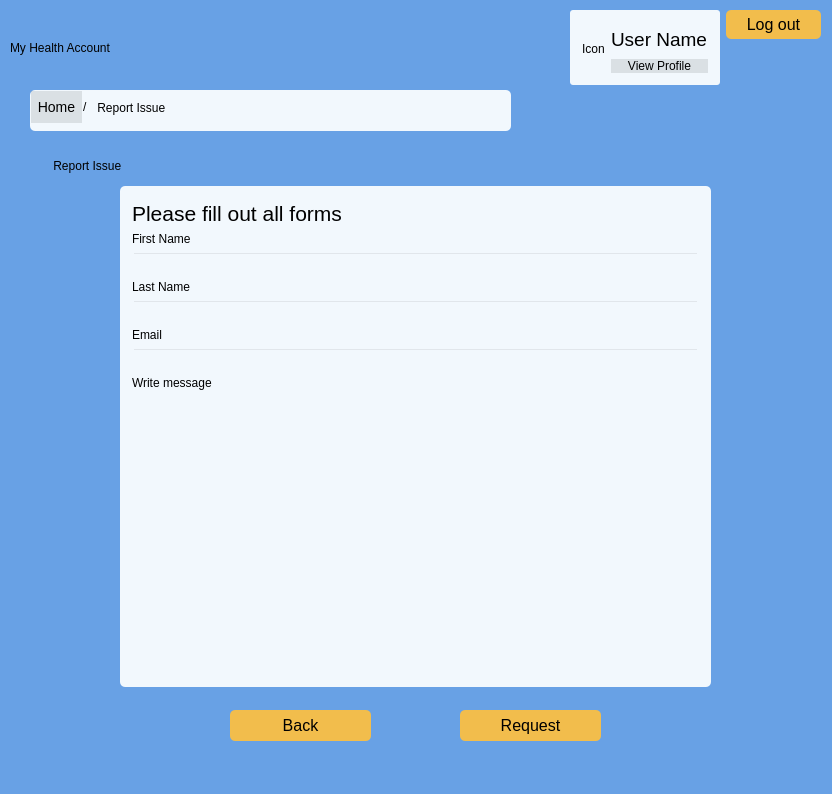
<?xml version="1.0" encoding="UTF-8"?>
<ui version="4.0">
 <class>UserReportIssue</class>
 <widget class="QDialog" name="UserReportIssue">
  <property name="geometry">
   <rect>
    <x>0</x>
    <y>0</y>
    <width>832</width>
    <height>794</height>
   </rect>
  </property>
  <property name="windowTitle">
   <string>Dialog</string>
  </property>
  <property name="styleSheet">
   <string notr="true">background-color: rgb(104, 161, 229);</string>
  </property>
  <widget class="QGroupBox" name="groupBox">
   <property name="geometry">
    <rect>
     <x>120</x>
     <y>186</y>
     <width>591</width>
     <height>501</height>
    </rect>
   </property>
   <property name="styleSheet">
    <string notr="true">QGroupBox { 
     border-radius: 5px; 
	background-color: rgb(242, 248, 253);
 } </string>
   </property>
   <property name="title">
    <string/>
   </property>
   <layout class="QVBoxLayout" name="verticalLayout_5">
    <item>
     <widget class="QLabel" name="label">
      <property name="font">
       <font>
        <family>.AppleSystemUIFont</family>
        <pointsize>16</pointsize>
        <italic>false</italic>
        <bold>false</bold>
       </font>
      </property>
      <property name="styleSheet">
       <string notr="true">font: 16pt &quot;.AppleSystemUIFont&quot;;
background-color: rgb(242, 248, 253, 0)</string>
      </property>
      <property name="text">
       <string>Please fill out all forms</string>
      </property>
     </widget>
    </item>
    <item>
     <layout class="QVBoxLayout" name="verticalLayout">
      <item>
       <widget class="QLabel" name="label_2">
        <property name="styleSheet">
         <string notr="true">background-color: rgb(242, 248, 253, 0)</string>
        </property>
        <property name="text">
         <string>First Name</string>
        </property>
       </widget>
      </item>
      <item>
       <widget class="QLineEdit" name="lineEditFirstName">
        <property name="styleSheet">
         <string notr="true">background-color: rgb(242, 248, 253, 0)</string>
        </property>
       </widget>
      </item>
     </layout>
    </item>
    <item>
     <layout class="QVBoxLayout" name="verticalLayout_2">
      <item>
       <widget class="QLabel" name="label_3">
        <property name="styleSheet">
         <string notr="true">background-color: rgb(242, 248, 253, 0)</string>
        </property>
        <property name="text">
         <string>Last Name</string>
        </property>
       </widget>
      </item>
      <item>
       <widget class="QLineEdit" name="lineEditLastName">
        <property name="styleSheet">
         <string notr="true">background-color: rgb(242, 248, 253, 0)</string>
        </property>
       </widget>
      </item>
     </layout>
    </item>
    <item>
     <layout class="QVBoxLayout" name="verticalLayout_3">
      <item>
       <widget class="QLabel" name="label_5">
        <property name="styleSheet">
         <string notr="true">background-color: rgb(242, 248, 253, 0)</string>
        </property>
        <property name="text">
         <string>Email</string>
        </property>
       </widget>
      </item>
      <item>
       <widget class="QLineEdit" name="lineEditEmail">
        <property name="styleSheet">
         <string notr="true">background-color: rgb(242, 248, 253, 0)</string>
        </property>
       </widget>
      </item>
     </layout>
    </item>
    <item>
     <layout class="QVBoxLayout" name="verticalLayout_4">
      <item>
       <widget class="QLabel" name="label_12">
        <property name="styleSheet">
         <string notr="true">background-color: rgb(242, 248, 253, 0)</string>
        </property>
        <property name="text">
         <string>Write message</string>
        </property>
       </widget>
      </item>
      <item>
       <widget class="QTextEdit" name="textEditMessage">
        <property name="styleSheet">
         <string notr="true">background-color: rgb(242, 248, 253, 0)</string>
        </property>
       </widget>
      </item>
     </layout>
    </item>
    <item>
     <layout class="QHBoxLayout" name="horizontalLayout_2"/>
    </item>
   </layout>
  </widget>
  <widget class="QLabel" name="label_7">
   <property name="geometry">
    <rect>
     <x>50</x>
     <y>150</y>
     <width>201</width>
     <height>31</height>
    </rect>
   </property>
   <property name="styleSheet">
    <string notr="true">font: 18pt &quot;.AppleSystemUIFont&quot;;
background-color: rgb(104, 161, 229);</string>
   </property>
   <property name="text">
    <string> Report Issue</string>
   </property>
  </widget>
  <widget class="QGroupBox" name="groupBox_2">
   <property name="geometry">
    <rect>
     <x>30</x>
     <y>90</y>
     <width>481</width>
     <height>41</height>
    </rect>
   </property>
   <property name="styleSheet">
    <string notr="true">QGroupBox { 
     border-radius: 5px; 
	background-color: rgb(242, 248, 253);
 } </string>
   </property>
   <property name="title">
    <string/>
   </property>
   <widget class="QLabel" name="label_9">
    <property name="geometry">
     <rect>
      <x>53</x>
      <y>9</y>
      <width>16</width>
      <height>16</height>
     </rect>
    </property>
    <property name="styleSheet">
     <string notr="true">background-color: rgb(242, 248, 253,0)</string>
    </property>
    <property name="text">
     <string>/</string>
    </property>
   </widget>
   <widget class="QLabel" name="label_10">
    <property name="geometry">
     <rect>
      <x>64</x>
      <y>10</y>
      <width>241</width>
      <height>16</height>
     </rect>
    </property>
    <property name="styleSheet">
     <string notr="true">background-color: rgb(242, 248, 253, 0)</string>
    </property>
    <property name="text">
     <string> Report Issue</string>
    </property>
   </widget>
   <widget class="QPushButton" name="pushButtonHome">
    <property name="geometry">
     <rect>
      <x>1</x>
      <y>1</y>
      <width>51</width>
      <height>32</height>
     </rect>
    </property>
    <property name="styleSheet">
     <string notr="true">QPushButton {
	background-color: rgb(0, 0, 0,0.1); 
	border: none; 
	color: rgb(0, 0, 0); 
	font: 14px;
} 

QPushButton:hover { 
	background-color: rgb(0, 0, 0, 0.1); 
	border: none; 
	color: rgb(0, 43, 255); 
}</string>
    </property>
    <property name="text">
     <string>Home</string>
    </property>
   </widget>
  </widget>
  <widget class="QPushButton" name="pushButtonBack">
   <property name="geometry">
    <rect>
     <x>230</x>
     <y>710</y>
     <width>141</width>
     <height>31</height>
    </rect>
   </property>
   <property name="styleSheet">
    <string notr="true">QPushButton {
    background-color: rgb(242, 189, 76); 
    border: none;
     border-radius: 5px; 
    color: rgb(0, 0, 0); 
    font: 16px;
} 

QPushButton:hover { 
    background-color: rgb(245, 149, 66); 
    border: none; 
    border-radius: 5px; 
    color: rgb(0, 43, 255); 
    padding: 5 20px;
}
</string>
   </property>
   <property name="text">
    <string>Back</string>
   </property>
  </widget>
  <widget class="QPushButton" name="pushButtonRequest">
   <property name="geometry">
    <rect>
     <x>460</x>
     <y>710</y>
     <width>141</width>
     <height>31</height>
    </rect>
   </property>
   <property name="styleSheet">
    <string notr="true">QPushButton {
    background-color: rgb(242, 189, 76); 
    border: none;
     border-radius: 5px; 
    color: rgb(0, 0, 0); 
    font: 16px;
} 

QPushButton:hover { 
    background-color: rgb(245, 149, 66); 
    border: none; 
    border-radius: 5px; 
    color: rgb(0, 43, 255); 
    padding: 5 20px;
}
</string>
   </property>
   <property name="text">
    <string>Request</string>
   </property>
  </widget>
  <widget class="QWidget" name="layoutWidget_2">
   <property name="geometry">
    <rect>
     <x>10</x>
     <y>10</y>
     <width>811</width>
     <height>75</height>
    </rect>
   </property>
   <layout class="QHBoxLayout" name="horizontalLayout_3">
    <item>
     <widget class="QLabel" name="label_4">
      <property name="styleSheet">
       <string notr="true">font: 30pt &quot;.AppleSystemUIFont&quot;;
background-color: rgb(104, 161, 229);</string>
      </property>
      <property name="text">
       <string>My Health Account </string>
      </property>
     </widget>
    </item>
    <item>
     <spacer name="horizontalSpacer">
      <property name="orientation">
       <enum>Qt::Horizontal</enum>
      </property>
      <property name="sizeHint" stdset="0">
       <size>
        <width>368</width>
        <height>20</height>
       </size>
      </property>
     </spacer>
    </item>
    <item>
     <widget class="QGroupBox" name="groupBox_6">
      <property name="styleSheet">
       <string notr="true">QGroupBox { 
     border-radius: 3px; 
	background-color: rgb(242, 248, 253);
 } </string>
      </property>
      <property name="title">
       <string/>
      </property>
      <layout class="QGridLayout" name="gridLayout_2">
       <item row="0" column="0">
        <widget class="QLabel" name="labelIconUser">
         <property name="styleSheet">
          <string notr="true">background-color: rgb(242, 248, 253,0)</string>
         </property>
         <property name="text">
          <string>Icon</string>
         </property>
        </widget>
       </item>
       <item row="0" column="1">
        <layout class="QVBoxLayout" name="verticalLayout_6">
         <item>
          <widget class="QLabel" name="labelUserName">
           <property name="font">
            <font>
             <family>.AppleSystemUIFont</family>
             <pointsize>14</pointsize>
             <italic>false</italic>
             <bold>false</bold>
            </font>
           </property>
           <property name="styleSheet">
            <string notr="true">font: 14pt &quot;.AppleSystemUIFont&quot;;
background-color: rgb(242, 248, 253,0)</string>
           </property>
           <property name="text">
            <string>User Name</string>
           </property>
          </widget>
         </item>
         <item>
          <widget class="QPushButton" name="pushButtonViewProfile">
           <property name="layoutDirection">
            <enum>Qt::LeftToRight</enum>
           </property>
           <property name="styleSheet">
            <string notr="true">QPushButton {
	background-color: rgb(0, 0, 0,0.1); 
	border: none; 
	color: rgb(0, 0, 0); 
	font: 12px;
} 

QPushButton:hover { 
	background-color: rgb(0, 0, 0, 0.1); 
	border: none; 
	color: rgb(0, 43, 255); 
}</string>
           </property>
           <property name="text">
            <string>View Profile</string>
           </property>
          </widget>
         </item>
        </layout>
       </item>
      </layout>
     </widget>
    </item>
    <item>
     <layout class="QVBoxLayout" name="verticalLayout_7">
      <item>
       <widget class="QPushButton" name="pushButtonLogout">
        <property name="styleSheet">
         <string notr="true">QPushButton {
    background-color: rgb(242, 189, 76); 
    border: none;
     border-radius: 5px; 
    color: rgb(0, 0, 0); 
    font: 16px;
	padding: 5 20px;
} 

QPushButton:hover { 
    background-color: rgb(245, 149, 66); 
    border: none; 
    border-radius: 5px; 
    color: rgb(0, 43, 255); 
}</string>
        </property>
        <property name="text">
         <string>Log out</string>
        </property>
       </widget>
      </item>
      <item>
       <spacer name="verticalSpacer">
        <property name="orientation">
         <enum>Qt::Vertical</enum>
        </property>
        <property name="sizeHint" stdset="0">
         <size>
          <width>20</width>
          <height>28</height>
         </size>
        </property>
       </spacer>
      </item>
     </layout>
    </item>
   </layout>
  </widget>
 </widget>
 <resources/>
 <connections/>
</ui>
